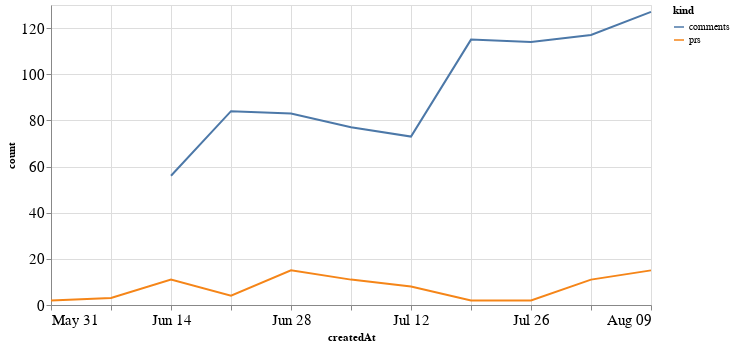

Write notebook code for a chart like this one.
### Code cell
alt.Chart(total_time, width=600).mark_line().encode(
    x='createdAt',
    y='count',
    color='kind'
)

### Figure 1 — Vega-Lite specification as saved in the notebook (floating-point values rounded to 4 significant figures)
{"config": {"axisLeft": {"labelFontSize": 15}, "axisBottom": {"labelFontSize": 15}}, "data": {"name": "data-38253aeee3ea71be66dd1a8da7223836"}, "mark": "line", "encoding": {"color": {"type": "nominal", "field": "kind"}, "x": {"type": "temporal", "field": "createdAt"}, "y": {"type": "quantitative", "field": "count"}}, "width": 600, "$schema": "https://vega.github.io/schema/vega-lite/v4.8.1.json", "datasets": {"data-38253aeee3ea71be66dd1a8da7223836": [{"createdAt": "2020-05-31T00:00:00", "kind": "prs", "count": 2.0}, {"createdAt": "2020-06-07T00:00:00", "kind": "prs", "count": 3.0}, {"createdAt": "2020-06-14T00:00:00", "kind": "prs", "count": 11.0}, {"createdAt": "2020-06-21T00:00:00", "kind": "prs", "count": 4.0}, {"createdAt": "2020-06-28T00:00:00", "kind": "prs", "count": 15.0}, {"createdAt": "2020-07-05T00:00:00", "kind": "prs", "count": 11.0}, {"createdAt": "2020-07-12T00:00:00", "kind": "prs", "count": 8.0}, {"createdAt": "2020-07-19T00:00:00", "kind": "prs", "count": 2.0}, {"createdAt": "2020-07-26T00:00:00", "kind": "prs", "count": 2.0}, {"createdAt": "2020-08-02T00:00:00", "kind": "prs", "count": 11.0}, {"createdAt": "2020-08-09T00:00:00", "kind": "prs", "count": 15.0}, {"createdAt": "2020-05-31T00:00:00", "kind": "comments", "count": null}, {"createdAt": "2020-06-07T00:00:00", "kind": "comments", "count": null}, {"createdAt": "2020-06-14T00:00:00", "kind": "comments", "count": 56.0}, {"createdAt": "2020-06-21T00:00:00", "kind": "comments", "count": 84.0}, {"createdAt": "2020-06-28T00:00:00", "kind": "comments", "count": 83.0}, {"createdAt": "2020-07-05T00:00:00", "kind": "comments", "count": 77.0}, {"createdAt": "2020-07-12T00:00:00", "kind": "comments", "count": 73.0}, {"createdAt": "2020-07-19T00:00:00", "kind": "comments", "count": 115.0}, {"createdAt": "2020-07-26T00:00:00", "kind": "comments", "count": 114.0}, {"createdAt": "2020-08-02T00:00:00", "kind": "comments", "count": 117.0}, {"createdAt": "2020-08-09T00:00:00", "kind": "comments", "count": 127.0}]}}
